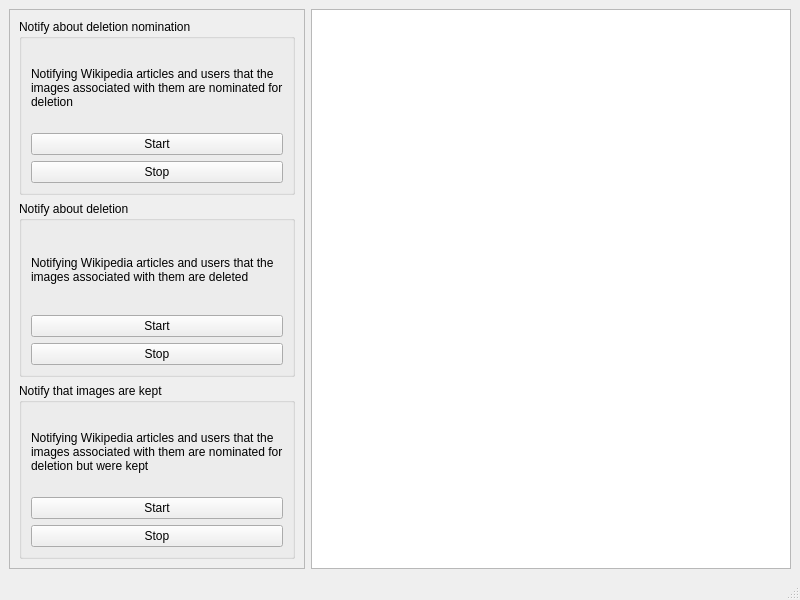
<?xml version="1.0" encoding="UTF-8"?>
<ui version="4.0">
 <class>MainWindow</class>
 <widget class="QMainWindow" name="MainWindow">
  <property name="geometry">
   <rect>
    <x>0</x>
    <y>0</y>
    <width>800</width>
    <height>600</height>
   </rect>
  </property>
  <property name="windowTitle">
   <string>MainWindow</string>
  </property>
  <widget class="QWidget" name="centralwidget">
   <property name="enabled">
    <bool>true</bool>
   </property>
   <layout class="QHBoxLayout" name="horizontalLayout">
    <item>
     <widget class="QFrame" name="frame">
      <property name="frameShape">
       <enum>QFrame::StyledPanel</enum>
      </property>
      <property name="frameShadow">
       <enum>QFrame::Raised</enum>
      </property>
      <layout class="QVBoxLayout" name="verticalLayout">
       <item>
        <widget class="QGroupBox" name="groupBox_1">
         <property name="title">
          <string>Notify about deletion nomination</string>
         </property>
         <layout class="QVBoxLayout" name="verticalLayout_2">
          <item>
           <widget class="QLabel" name="label_1">
            <property name="text">
             <string>Notifying Wikipedia articles and users that the images associated with them are nominated for deletion</string>
            </property>
            <property name="textFormat">
             <enum>Qt::AutoText</enum>
            </property>
            <property name="wordWrap">
             <bool>true</bool>
            </property>
           </widget>
          </item>
          <item>
           <widget class="QPushButton" name="pushButton_1">
            <property name="text">
             <string>Start</string>
            </property>
           </widget>
          </item>
          <item>
           <widget class="QPushButton" name="pushButton_4">
            <property name="text">
             <string>Stop</string>
            </property>
           </widget>
          </item>
         </layout>
        </widget>
       </item>
       <item>
        <widget class="QGroupBox" name="groupBox_2">
         <property name="title">
          <string>Notify about deletion</string>
         </property>
         <layout class="QVBoxLayout" name="verticalLayout_3">
          <item>
           <widget class="QLabel" name="label_2">
            <property name="text">
             <string>Notifying Wikipedia articles and users that the images associated with them are deleted</string>
            </property>
            <property name="textFormat">
             <enum>Qt::AutoText</enum>
            </property>
            <property name="wordWrap">
             <bool>true</bool>
            </property>
           </widget>
          </item>
          <item>
           <widget class="QPushButton" name="pushButton_2">
            <property name="text">
             <string>Start</string>
            </property>
           </widget>
          </item>
          <item>
           <widget class="QPushButton" name="pushButton_5">
            <property name="text">
             <string>Stop</string>
            </property>
           </widget>
          </item>
         </layout>
        </widget>
       </item>
       <item>
        <widget class="QGroupBox" name="groupBox_3">
         <property name="title">
          <string>Notify that images are kept</string>
         </property>
         <layout class="QVBoxLayout" name="verticalLayout_4">
          <item>
           <widget class="QLabel" name="label_3">
            <property name="text">
             <string>Notifying Wikipedia articles and users that the images associated with them are nominated for deletion but were kept</string>
            </property>
            <property name="textFormat">
             <enum>Qt::AutoText</enum>
            </property>
            <property name="wordWrap">
             <bool>true</bool>
            </property>
           </widget>
          </item>
          <item>
           <widget class="QPushButton" name="pushButton_3">
            <property name="text">
             <string>Start</string>
            </property>
           </widget>
          </item>
          <item>
           <widget class="QPushButton" name="pushButton_6">
            <property name="text">
             <string>Stop</string>
            </property>
           </widget>
          </item>
         </layout>
        </widget>
       </item>
      </layout>
     </widget>
    </item>
    <item>
     <widget class="QListWidget" name="listWidget"/>
    </item>
   </layout>
  </widget>
  <widget class="QMenuBar" name="menubar">
   <property name="geometry">
    <rect>
     <x>0</x>
     <y>0</y>
     <width>800</width>
     <height>21</height>
    </rect>
   </property>
  </widget>
  <widget class="QStatusBar" name="statusbar"/>
 </widget>
 <resources/>
 <connections/>
</ui>
